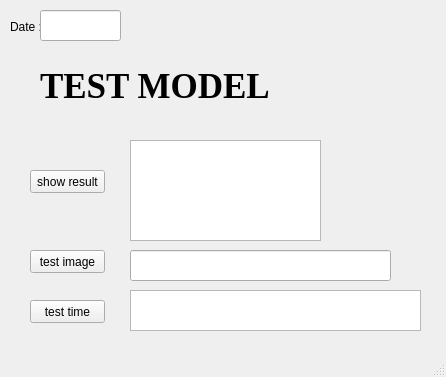
<?xml version="1.0" encoding="UTF-8"?>
<ui version="4.0">
 <class>MainWindow</class>
 <widget class="QMainWindow" name="MainWindow">
  <property name="geometry">
   <rect>
    <x>0</x>
    <y>0</y>
    <width>446</width>
    <height>377</height>
   </rect>
  </property>
  <property name="windowTitle">
   <string>MainWindow</string>
  </property>
  <widget class="QWidget" name="centralwidget">
   <widget class="QListWidget" name="list_show">
    <property name="geometry">
     <rect>
      <x>130</x>
      <y>140</y>
      <width>191</width>
      <height>101</height>
     </rect>
    </property>
   </widget>
   <widget class="QPushButton" name="test_result">
    <property name="geometry">
     <rect>
      <x>30</x>
      <y>170</y>
      <width>75</width>
      <height>23</height>
     </rect>
    </property>
    <property name="text">
     <string>show result</string>
    </property>
   </widget>
   <widget class="QLabel" name="label">
    <property name="geometry">
     <rect>
      <x>320</x>
      <y>0</y>
      <width>131</width>
      <height>131</height>
     </rect>
    </property>
    <property name="text">
     <string/>
    </property>
    <property name="pixmap">
     <pixmap>مالک.png</pixmap>
    </property>
    <property name="scaledContents">
     <bool>true</bool>
    </property>
   </widget>
   <widget class="QPushButton" name="test_image">
    <property name="geometry">
     <rect>
      <x>30</x>
      <y>250</y>
      <width>75</width>
      <height>23</height>
     </rect>
    </property>
    <property name="text">
     <string>test image</string>
    </property>
   </widget>
   <widget class="QLineEdit" name="test_image_path">
    <property name="geometry">
     <rect>
      <x>130</x>
      <y>250</y>
      <width>261</width>
      <height>31</height>
     </rect>
    </property>
   </widget>
   <widget class="QPushButton" name="show_time">
    <property name="geometry">
     <rect>
      <x>30</x>
      <y>300</y>
      <width>75</width>
      <height>23</height>
     </rect>
    </property>
    <property name="text">
     <string>test time</string>
    </property>
   </widget>
   <widget class="QListWidget" name="list_show_time">
    <property name="geometry">
     <rect>
      <x>130</x>
      <y>290</y>
      <width>291</width>
      <height>41</height>
     </rect>
    </property>
   </widget>
   <widget class="QLabel" name="label_2">
    <property name="geometry">
     <rect>
      <x>40</x>
      <y>60</y>
      <width>251</width>
      <height>51</height>
     </rect>
    </property>
    <property name="font">
     <font>
      <family>Times New Roman</family>
      <pointsize>26</pointsize>
      <weight>75</weight>
      <bold>true</bold>
     </font>
    </property>
    <property name="text">
     <string>TEST MODEL</string>
    </property>
   </widget>
   <widget class="QLabel" name="label_3">
    <property name="geometry">
     <rect>
      <x>10</x>
      <y>20</y>
      <width>47</width>
      <height>13</height>
     </rect>
    </property>
    <property name="text">
     <string>Date :</string>
    </property>
   </widget>
   <widget class="QLineEdit" name="date">
    <property name="geometry">
     <rect>
      <x>40</x>
      <y>10</y>
      <width>81</width>
      <height>31</height>
     </rect>
    </property>
   </widget>
  </widget>
  <widget class="QMenuBar" name="menubar">
   <property name="geometry">
    <rect>
     <x>0</x>
     <y>0</y>
     <width>446</width>
     <height>21</height>
    </rect>
   </property>
  </widget>
  <widget class="QStatusBar" name="statusbar"/>
 </widget>
 <resources>
  <include location="test.qrc"/>
 </resources>
 <connections/>
</ui>
